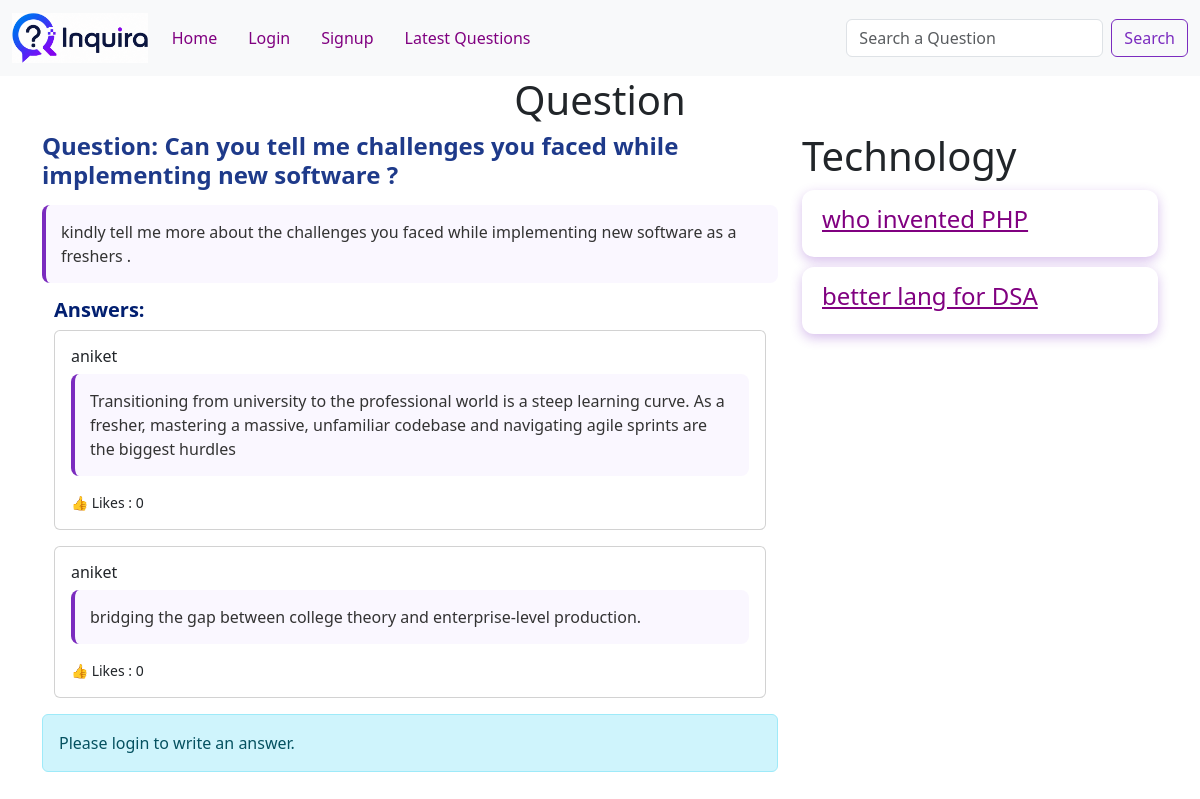
The app's page /?q-id=2 with its own data.
### tables this page shows
CREATE TABLE `questions` (
  `id` int NOT NULL,
  `title` varchar(100) NOT NULL,
  `description` varchar(300) NOT NULL,
  `category_id` int NOT NULL,
  `user_id` int NOT NULL
);

CREATE TABLE `answers` (
  `id` int NOT NULL,
  `answer` varchar(300) NOT NULL,
  `question_id` int NOT NULL,
  `user_id` int NOT NULL
);

CREATE TABLE `users` (
  `id` int NOT NULL,
  `username` varchar(100) NOT NULL,
  `email` varchar(100) NOT NULL,
  `password` varchar(100) NOT NULL,
  `address` varchar(100) NOT NULL
);

CREATE TABLE `categories` (
  `id` int NOT NULL,
  `name` varchar(100) NOT NULL
);

### client/question-details.php (the view)
<div class="container">
    <h1 class="heading">Question</h1>
    <div class="row">
        <div class="col-8">
            <?php
            include("./common/db.php");
            $query = "select * from questions where id =$qid";
            $result = $conn->query($query);
            $row = $result->fetch_assoc();
            $cid = $row["category_id"];
            echo "<h4 class='margin-bottom-15'>Question: " . $row['title'] . "</h4>";
            echo "<p class='margin-bottom-15'>" . $row['description'] . "</p>";
            include("answers.php");
            ?>
            <?php if (isset($_SESSION['user'])) { ?>
                <form action="./server/requests.php" method="post">
                    <input type="hidden" name="question_id" value="<?php echo $qid ?>">
                    <textarea name="answer" class="form-control margin-bottom-15" placeholder="Your answer..."
                        required></textarea>
                    <button class="btn btn-primary">Write your answer</button>
                </form>
            <?php } else { ?>
                <div class="alert alert-info">
                    Please login to write an answer.
                </div>
            <?php } ?>
        </div>
        <div class="col-4">
            <?php
            $categoryQuery = "select name from categories where id=$cid";
            $categoryResult = $conn->query($categoryQuery);
            $categoryRow = $categoryResult->fetch_assoc();
            echo "<h1>" . $categoryRow['name'] . "</h1>";
            $query = "select * from questions where category_id=$cid and id!=$qid";
            $result = $conn->query($query);
            foreach ($result as $row) {
                $id = $row['id'];
                $title = $row['title'];
                echo "<div class='question-list'>
        <h4><a href=?q-id=$id>$title</a></h4>
        </div>";
            }
            ?>
        </div>
    </div>
</div>

### client/answers.php (shortened to what this page needs)
<div class="container">
    <h5>Answers:</h5>
    <?php
    $query = "SELECT answers.*, users.username
              FROM answers
              JOIN users ON answers.user_id = users.id
              WHERE question_id=$qid";
    $result = $conn->query($query);
    foreach ($result as $row) {
        $answer_id = $row['id'];
        $answer = $row['answer'];
        $username = $row['username'];
        $countQuery = "SELECT COUNT(*) AS total
                       FROM answer_likes
                       WHERE answer_id=$answer_id";
        $countResult = $conn->query($countQuery);
        $count = $countResult->fetch_assoc()['total'];
        $liked = false;
        echo "
        <div class='card mb-3 p-3'>
            <h6>$username</h6>
            <p>$answer</p>
        ";
        if (isset($_SESSION['user'])) {
            $buttonClass = $liked ? "btn-primary" : "btn-outline-primary";
            echo "
            <form class='likeForm'>
                <input type='hidden' name='answer_id' value='$answer_id'>
                <input type='hidden' name='question_id' value='$qid'>
                <button type='submit'
                        class='btn btn-sm $buttonClass likeBtn'>
                    👍 Like ($count)
                </button>
            </form>";
        } else {
            echo "<small>👍 Likes : $count</small>";
        }
        echo "</div>";
    }
    ?>
</div>

### public/style.css (style rules this page uses)
a { color: purple !important; }
.margin-bottom-15 { margin-bottom: 15px; }
.heading { text-align: center; }
.question-list { background: white; color: #01062a; padding: 15px 20px; margin: 10px 0; border-radius: 12px; font-size: 18px; font-weight: 500; box-shadow: 0 4px 12px rgba(123, 44, 191, 0.3); transition: all 0.3s ease; cursor: pointer; }
.col-8 { margin: 0 auto; }
.col-8 h4 { color: #1e3a8a; font-weight: 700; }
.col-8 p { background: #faf7ff; border-left: 4px solid #7b2cbf; padding: 15px; border-radius: 8px; color: #333; }
h5 { color: #021f70; font-weight: 600; }

### records on screen
questions: title "Can you tell me challenges you faced while implementing new software ?", description "kindly tell me more about the challenges you faced while implementing new software as a freshers ."
answers: user.username "aniket", answer "Transitioning from university to the professional world is a steep learning curve. As a fresher, mastering a massive, unfamiliar codebase and navigating agile sprints are the biggest hurdles", count "0"
answers: user.username "aniket", answer "bridging the gap between college theory and enterprise-level production.", count "0"
categories: name "Technology"
questions: title "who invented PHP"
questions: title "better lang for DSA"
